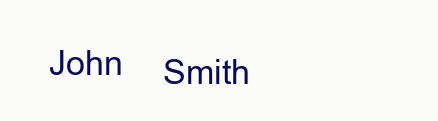
#> input picture data/cedar_signatures/forged/forged_0004.png, 438 x 121 px
$ python -i image_quality.py   (imports and definitions only)   (older library calls are emulated)
#> lines starting #> are read from the running program, lines starting #| are printed output that depends on the picture
#> further down, picture is the input picture: shape (121, 438, 3); mean B, G, R 244.2, 244.6, 244.6
"""
Image Quality Assessment (IQA) Utilities
=========================================
Real-time checks for document quality before processing.
Detects:
1. Glare / Reflection (Bright spots)
2. Darkness (Low luminance)
3. Blurriness (Out of focus)
4. Overexposure (Too bright overall)

Usage:
    checker = ImageQualityChecker()
    is_good, issues = checker.analyze(image_array)
"""

import cv2
import numpy as np
from typing import Tuple, List, Dict

class ImageQualityChecker:
    def __init__(self):
        # Thresholds (tunable based on deployment environment)
        self.BLUR_THRESHOLD = 50.0        # Laplacian variance (lowered to allow slightly fuzzy scans)
        self.DARKNESS_THRESHOLD = 20.0    # Mean brightness
        self.BRIGHTNESS_THRESHOLD = 254.0 # Raised significantly so digital white backgrounds don't trigger it
        self.GLARE_THRESHOLD = 254        # Pixel value for saturation
        self.GLARE_AREA_RATIO = 0.95      # Max allowed saturated area (allow up to 95% white for digital cheques)

    def analyze(self, image_np: np.ndarray) -> Tuple[bool, List[str]]:
        """
        Analyze image quality.
        Args:
            image_np: Image as numpy array (RGB or BGR)
        Returns:
            passed (bool): True if quality is acceptable
            issues (List[str]): List of detected problems (e.g., "Too blurry")
        """
        issues = []

        if image_np is None:
            return False, ["Invalid image data"]

        # Convert to grayscale for analysis
        if len(image_np.shape) == 3:
            gray = cv2.cvtColor(image_np, cv2.COLOR_BGR2GRAY) # Assuming BGR from cv2.imdecode
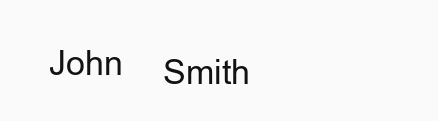
#> gray: shape (121, 438); min 18, max 250, mean 244.8
        else:
            gray = image_np

        # 1. Check for Blurriness
        laplacian_var = cv2.Laplacian(gray, cv2.CV_64F).var()
#> laplacian_var = 1112.4
        if laplacian_var < self.BLUR_THRESHOLD:
            issues.append("Image is too blurry. Please hold steady.")

        # 2. Check for Darkness
        mean_brightness = np.mean(gray)
#> mean_brightness = 244.8
        if mean_brightness < self.DARKNESS_THRESHOLD:
            issues.append("Image is too dark. Please improved lighting.")
        elif mean_brightness > self.BRIGHTNESS_THRESHOLD:
            issues.append("Image is overexposed (too bright).")

        # 3. Check for Glare / Direct Light Reflection
        # Look for areas that are fully saturated (near white)
        # Create a mask of saturated pixels
        _, bright_mask = cv2.threshold(gray, self.GLARE_THRESHOLD, 255, cv2.THRESH_BINARY)
#> bright_mask: shape (121, 438); every value is 0
        saturated_pixels = cv2.countNonZero(bright_mask)
#> saturated_pixels = 0
        total_pixels = gray.shape[0] * gray.shape[1]
#> total_pixels = 52998
        saturation_ratio = saturated_pixels / total_pixels
#> saturation_ratio = 0

        if saturation_ratio > self.GLARE_AREA_RATIO:
            issues.append("Glare detected — move away from direct light.")

        passed = len(issues) == 0
        return passed, issues

>>> import cv2
>>> picture = cv2.imread('../data/cedar_signatures/forged/forged_0004.png')
>>> result = ImageQualityChecker().analyze(picture)
#> result = (True, [])
